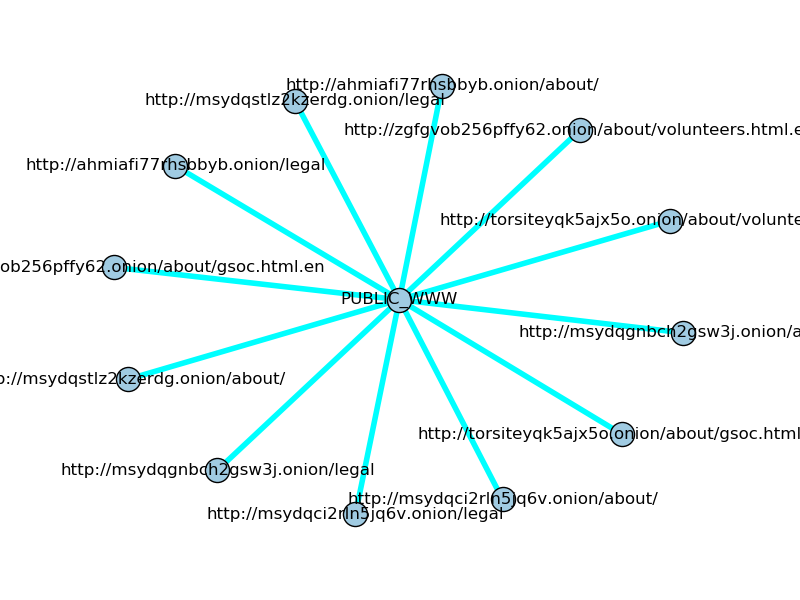

Python code for this plot:
#!/usr/bin/env python
"""
Draw a graph with matplotlib, color edges.
You must have matplotlib>=87.7 for this to work.
"""

import matplotlib.pyplot as plt
import networkx as nx

G=nx.read_gexf("juha_nurmi.gexf")
pos=nx.spring_layout(G)
nx.draw(G,pos,node_color='#A0CBE2',edge_color='#00FFFF',width=4,edge_cmap=plt.cm.Blues,with_labels=True)
plt.savefig("edge_colormap.png") # save as png
plt.show() # display
